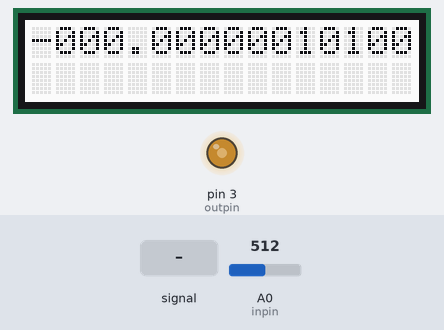
The sketch below on a simulated Arduino Uno, built with avr-gcc and run on an emulated ATmega328P. On the bench: 16×2 character LCD, output pins drawn as LEDs (lit = HIGH). The inputs (shaded band) are chosen by the test bench; at power-on: A0 (inpin) = 512. What the sketch prints to the serial monitor is not drawn.

Above: at 1.6 s.
1.7 s: A0 (inpin) fed a 200 Hz sine of ±81 counts around its level
At 2.45 s:
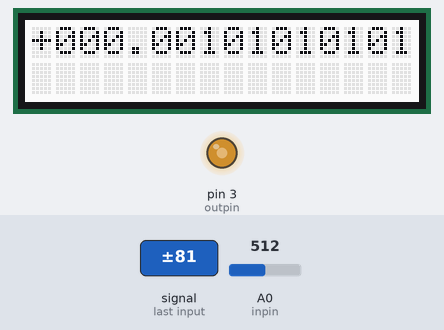
4.4 s: A0 (inpin) set to 528
At 6.2 s:
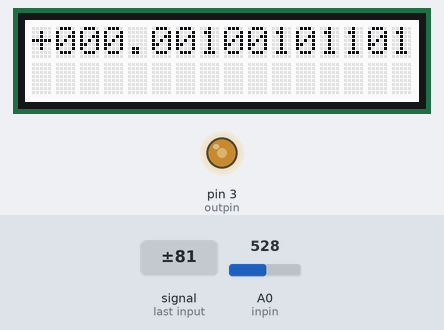
6.5 s: A0 (inpin) set to 900
At 8.0 s:
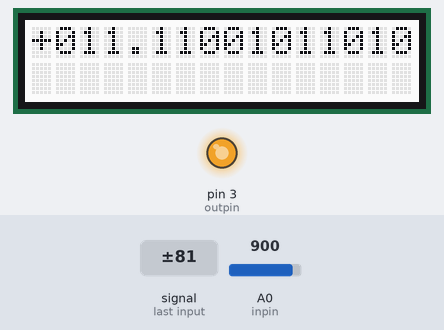
8.5 s: A0 (inpin) set to 122
At 9.5 s:
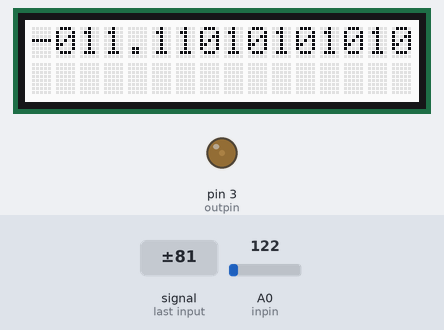
10.5 s: A0 (inpin) set to 0
At 12.2 s:
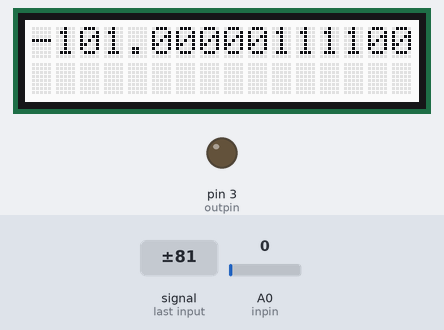
12.5 s: A0 (inpin) set to 1010
At 12.9 s:
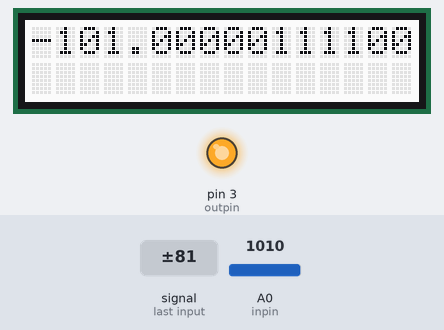
Timing chart, 0 to 15.5 s (numbered marks = the images above; inputs shaded):
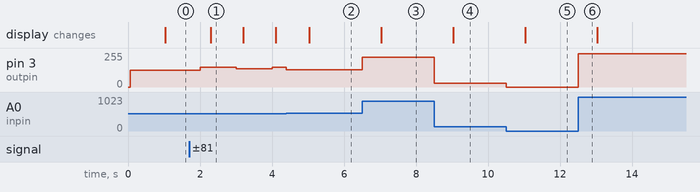

The sketch:

Arduino_ADC_DAC.ino
```cpp
/*
 BME 464 Arduino Project

 Lab Design Exercise: Arduino ADC/DAC

 Reads an analog input pin, maps the result to a range from 0 to 255
 and uses the result to set the pulsewidth modulation (PWM) of an output pin,
 and also maps to a range from -5 to 5 V and displays the result
 on the LCD shield in binary.

 created 5 Sept. 2014
 by Karmyn McKnight & Megan Lu
*/

#include <Wire.h>
#include <Adafruit_MCP23017.h>
#include <Adafruit_RGBLCDShield.h>
Adafruit_RGBLCDShield lcd = Adafruit_RGBLCDShield();
#define WHITE 0x7

// CONSTANTS
int inpin = A0;  // Analog input pin (from power supply or func gen)
int outpin = 3; // Analog output pin (to o-scope or multimeter)
float analogin = 3; // analog input (0-1023)
int int_input = 0; // integer part of input
float dec_input = 0; // decimal part of input
float actual_voltage = 0; // actual input voltage
unsigned long time;
unsigned long oldTime;
unsigned long delayLCD;

// INITIAL SETUP
void setup() {

  pinMode(inpin, INPUT);  // set input pin to input pinmode
  pinMode(outpin, OUTPUT);  // sest output pin to output pinmode

  time = millis();   // record current time
  oldTime = millis();  // record current time

  lcd.begin(16,2);     // initialize LCD
  lcd.setBacklight(WHITE);   // set backlight to white

  Serial.begin(9600); // initialize serial communication at 9600 bps

}


// REPEATING LOOP
void loop() {

  time = millis();  // record current time

  // read the analog in value:
  analogin = analogRead(inpin);  // input of 0 to 1023

  // scale input for output
  float scaled_output = ((analogin + 1)/4) - 1; // range of 0 to 255

  // map analog input to the range of the analog out:
  actual_voltage = ((scaled_output*10)/255)-5; // range of -5 to 5

  // Separate into integer and decimal components
  int_input = abs(actual_voltage); // floor of value
  dec_input = abs(actual_voltage) - int_input;  // decimal value (<1)

  if ((time-oldTime)>=1000) {   // update LCD only once a second
    Serial.println("print");
    print_LCD(); // update LCD
    oldTime=time; // update oldTime to reflect new time
  }

  // output 0-5 V corresponding to input
  analogWrite(outpin, scaled_output);
  delay(1);

}


// FUNCTION TO PRINT BINARY TO LCD
void print_LCD(){
  lcd.setCursor(0,0);

  // Print sign
  if (actual_voltage>=0) {
    lcd.print("+");
  }
  else {
    lcd.print("-");
  }

  lcd.setCursor(1,0);

  // Print integer
  if(int_input == 0){
    lcd.print("000.");
  }
  if(int_input == 1){
    lcd.print("001.");
  }
  if(int_input == 2){
    lcd.print("010.");
  }
  if(int_input == 3){
    lcd.print("011.");
  }
  if(int_input == 4){
    lcd.print("100.");
  }
  if(int_input == 5){
    lcd.print("101.");
  }

  lcd.setCursor(5,0);

  // Print decimal
  int n = 12;  // allow space for 12 digits for decimal

  while(n>0) {
    // use trick for multiplication by 2 for decimals
    dec_input = dec_input*2;
    lcd.setCursor((12+5-n),0);

    if (dec_input < 1) {
      lcd.print("0");
    }
    else {
      lcd.print("1");
      dec_input = dec_input - 1;
    }

    n = n-1;
  }

}
```

Measured:
- after the input at 1.7 s, pin 3 (outpin): 127/255 → 147/255 after 0.30 s, → 138/255 1.0 s later, → 147/255 1.0 s later; the display: changes after 0.60 s (image 1)
- after the input at 6.5 s, pin 3 (outpin): 131/255 → 224/255 at once; the display: changes after 0.53 s (image 3)
- after the input at 8.5 s, pin 3 (outpin): 224/255 → 29/255 at once; the display: changes after 0.53 s (image 4)
- after the input at 10.5 s, pin 3 (outpin): 29/255 → 0/255 at once; the display: changes after 0.53 s (image 5)
- after the input at 12.5 s, pin 3 (outpin): 0/255 → 251/255 at once
- what the display in image 1 shows lasts 0.9 s, from 2.3 s to 3.2 s
